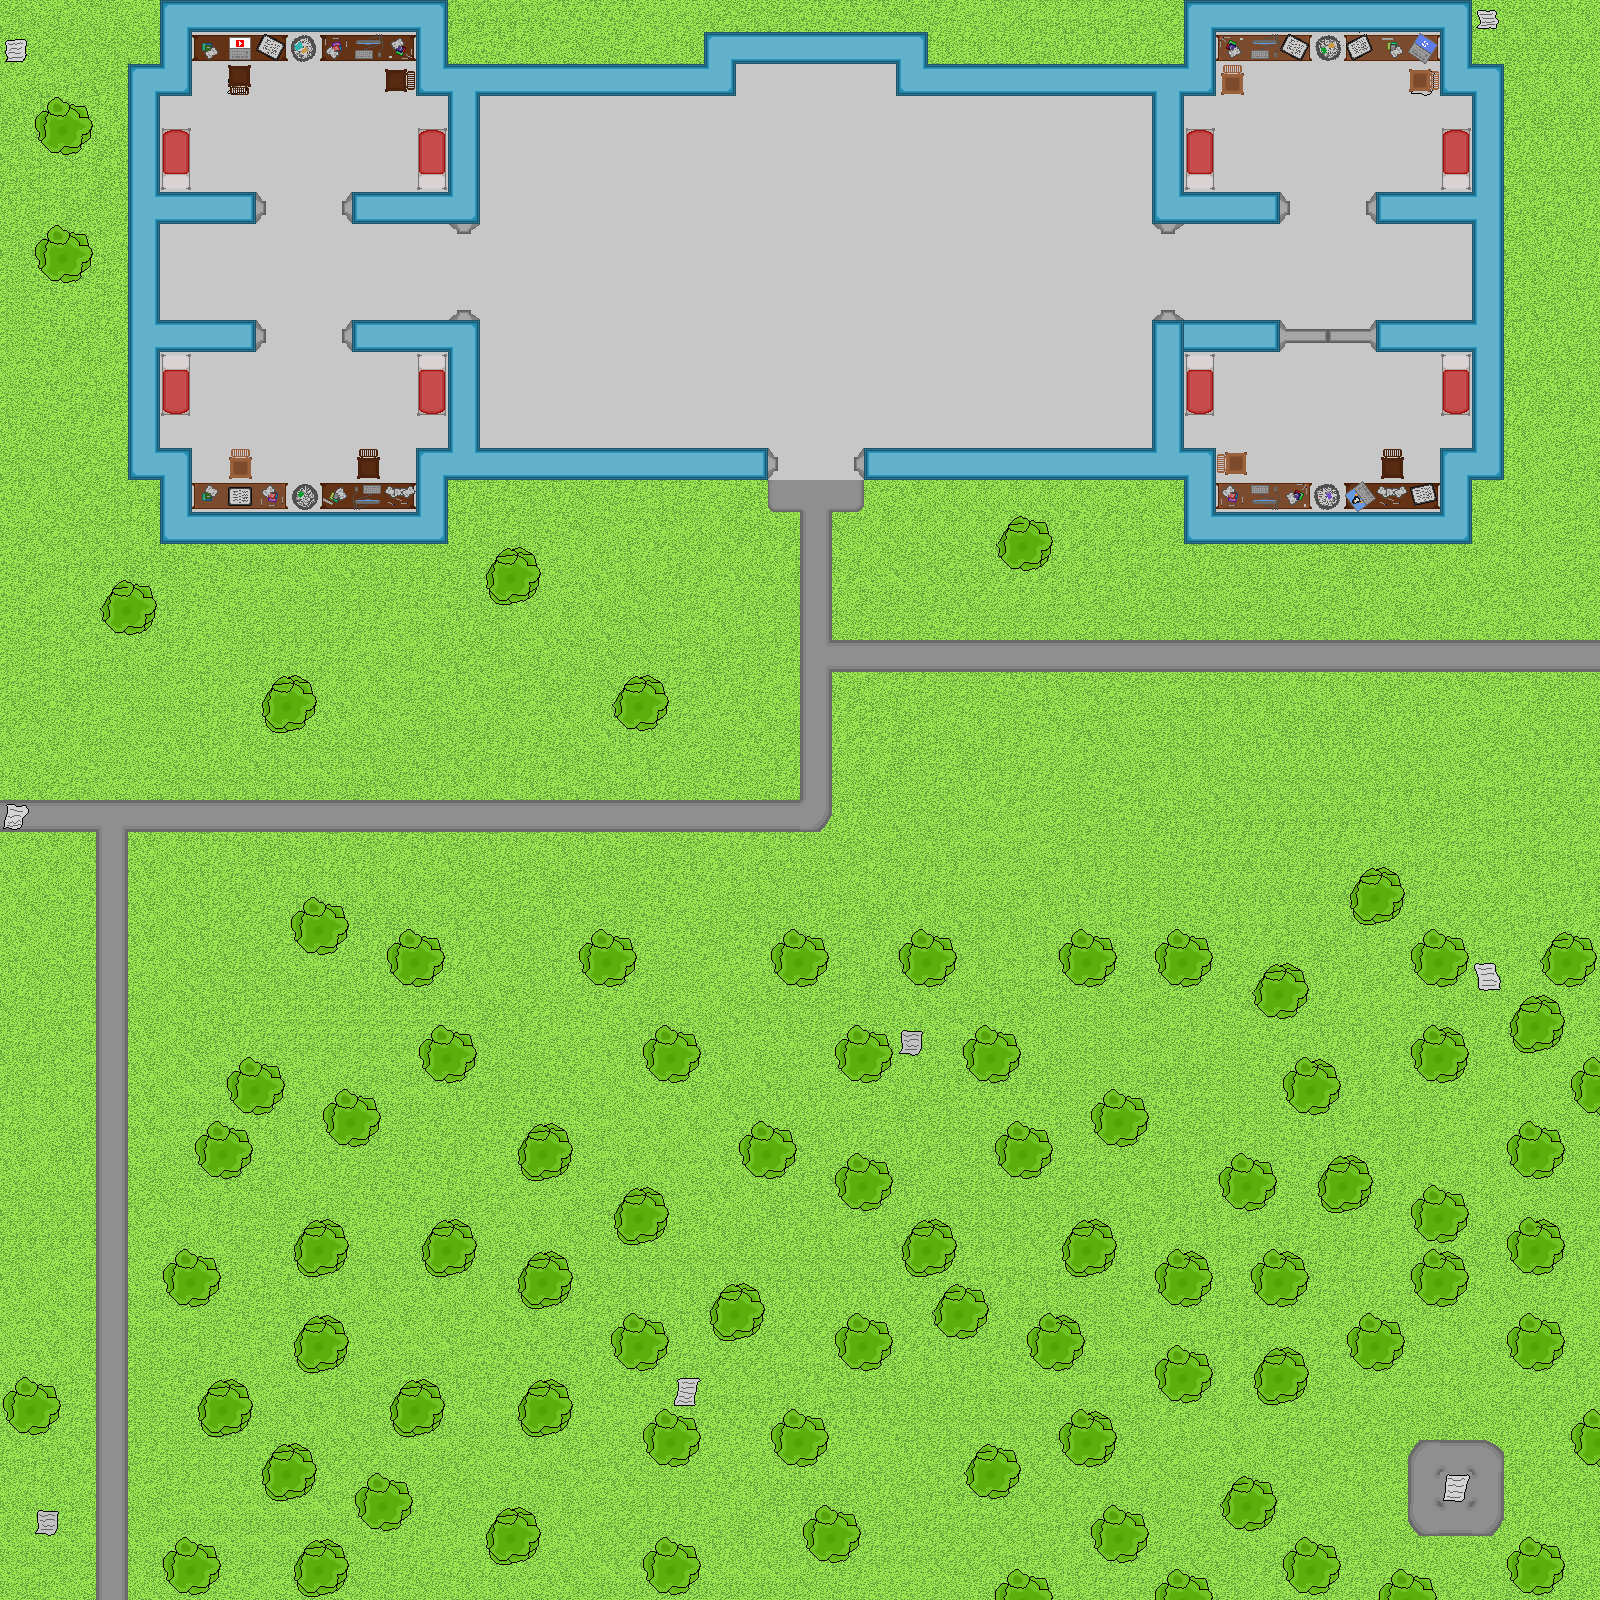

A 2D game scene composited from a Tiled map and its tileset images. What follows is a short description and the map's XML, with each tile layer's data collapsed to a summary:
An orthogonal 50x50 tile map with 32x32 px tiles, 5 tile layers (ground, path, above-ground, pages, ...), 1 hidden layer not drawn, 6 tilesets.

<map version="1.5" tiledversion="1.7.2" orientation="orthogonal" renderorder="left-up" width="50" height="50" tilewidth="32" tileheight="32" infinite="0" nextlayerid="9" nextobjectid="1">
 <tileset firstgid="1" source="grass.tsx" />
 <tileset firstgid="26" source="tree2.tsx" />
 <tileset firstgid="30" source="arvore1.tsx" />
 <tileset firstgid="34" source="street-export.tsx" />
 <tileset firstgid="43" source="construction-tiles-1.tsx" />
 <tileset firstgid="443" source="pages.tsx" />
 <layer id="1" name="ground" width="50" height="50">
  <data>[2500 cells, 2500 non-empty, 26 distinct tile ids]</data>
 </layer>
 <layer id="5" name="path" width="50" height="50">
  <data>[2500 cells, 95 non-empty, 11 distinct tile ids]</data>
 </layer>
 <layer id="2" name="above-ground" width="50" height="50">
  <data>[2500 cells, 542 non-empty, 31 distinct tile ids]</data>
 </layer>
 <layer id="8" name="pages" width="50" height="50">
  <data>[2500 cells, 10 non-empty, 8 distinct tile ids]</data>
 </layer>
 <layer id="6" name="extra2" width="50" height="50">
  <data>[2500 cells, 36 non-empty, 20 distinct tile ids]</data>
 </layer>
 <layer id="4" name="collisions" width="50" height="50" visible="0">
  <data>[2500 cells, 210 non-empty, 1 distinct tile ids]</data>
 </layer>
</map>
